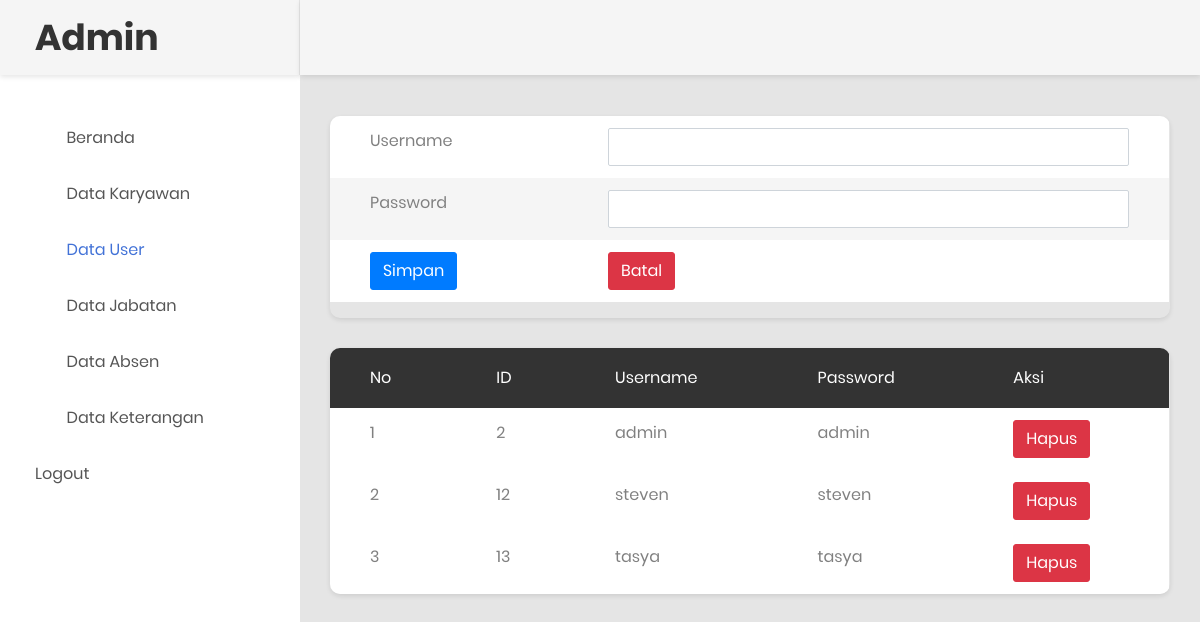
Page /datauser.php (signed in) on the committed database.
### tables this page shows
CREATE TABLE `tb_user` (
  `id` int(11) NOT NULL,
  `username` varchar(255) NOT NULL,
  `password` varchar(255) NOT NULL
);

### datauser.php (the view, shortened to what this page needs)
<!DOCTYPE html>
<html lang="en">
<head>
    <link rel="stylesheet" href="https://maxcdn.bootstrapcdn.com/bootstrap/4.5.2/css/bootstrap.min.css">
    <link rel="stylesheet" type="text/css" href="css/bootstrap.css" media="all">
    <link href="css/font-face.css" rel="stylesheet" media="all">
    <link href="vendor/font-awesome-4.7/css/font-awesome.min.css" rel="stylesheet" media="all">
    <link href="vendor/font-awesome-5/css/fontawesome-all.min.css" rel="stylesheet" media="all">
    <link href="vendor/mdi-font/css/material-design-iconic-font.min.css" rel="stylesheet" media="all">
    <link href="vendor/bootstrap-4.1/bootstrap.min.css" rel="stylesheet" media="all">
    <link href="vendor/animsition/animsition.min.css" rel="stylesheet" media="all">
    <link href="vendor/bootstrap-progressbar/bootstrap-progressbar-3.3.4.min.css" rel="stylesheet" media="all">
    <link href="vendor/wow/animate.css" rel="stylesheet" media="all">
    <link href="vendor/css-hamburgers/hamburgers.min.css" rel="stylesheet" media="all">
    <link href="vendor/slick/slick.css" rel="stylesheet" media="all">
    <link href="vendor/select2/select2.min.css" rel="stylesheet" media="all">
    <link href="vendor/perfect-scrollbar/perfect-scrollbar.css" rel="stylesheet" media="all">
    <link href="css/theme.css" rel="stylesheet" media="all">
</head>
<body class="animsition">
    <div class="page-wrapper">
        <aside class="menu-sidebar d-none d-lg-block">
            <div class="logo">
                <a href="#">
                    <h1>Admin</h1>
                </a>
            </div>
            <div class="menu-sidebar__content js-scrollbar1">
                <nav class="navbar-sidebar">
                    <ul class="list-unstyled navbar__list">
                        <li>
                            <a class="js-arrow" href="admin.php">
                                <i class="fas fa-tachometer-alt"></i>Beranda</a>
                        </li>
                        <li>
                            <a href="datakaryawan.php">
                                <i class="fas fa-chart-bar"></i>Data Karyawan</a>
                        </li>
                        <li  class="active has-sub">
                            <a href="datause.php">
                                <i class="fas fa-table"></i>Data User</a>
                        </li>
                        <li>
                            <a href="datajabatan.php">
                                <i class="far fa-check-square"></i>Data Jabatan</a>
                        </li>
                        <li>
                            <a href="data_absen.php">
                                <i class="fas fa-calendar-alt"></i>Data Absen</a>
                        </li>
                        <li>
                            <a href="data_keterangan.php">
                                <i class="fas fa-table"></i>Data Keterangan
                            </a>
                        </li>
                        <li>
                            <a href="logout.php">Logout</a>
                        </li>
                    </ul>
                </nav>
            </div>
        </aside>
        <div class="page-container">
            <header class="header-desktop">
            </header>
            <div class="main-content">
                <div class="section__content section__content--p30">
                    <div class="container-fluid">
                        <div class="row">
                           <div class="table-responsive table--no-card m-b-30">
                            <form action="admin/admin_save.php" method="post">
                                <div class="form-group">
                                <table class="table table-borderless table-striped table-earning" >
                                        <tbody>
                                            <tr>
                                                <td>Username</td>
                                                <td>
                                                <input type="text" class="form-control" name="username" autocomplete="off">
                                            </td>
                                            </tr>
                                            <tr>
                                                <td>Password</td>
                                                <td>
                                                <input type="text" class="form-control" name="password" autocomplete="off">
                                            </td>
                                            </tr>
                                            <tr>
                                                <td><button type="submit" name="simpan" class="btn btn-primary">Simpan</button></td>
                                                <td><input type="reset" name="" value="Batal" class="btn btn-danger"></td>
                                            </tr>
                                      </tbody>
                                    </table>
                                        </div>
                            </form>
                                </div>
                        </div>
                        <div class="row">
                                <div class="table-responsive table--no-card m-b-30">
                                    <table class="table table-borderless table-striped table-earning">
                                        <thead>
                                            <tr>
                                                <th>No</th>
                                                <th>ID</th>
                                                <th>Username</th>
                                                <th>Password</th>
                                                <th>Aksi</th>
                                            </tr>
                                        </thead>
                                        <?php
                                            include 'koneksi.php';
                                            $sql = "SELECT * FROM tb_user";
                                            $query = mysqli_query($koneksi, $sql);
                                            $no = 1;
                                            while ($row = mysqli_fetch_array($query)) {
                                         ?>
                                        <tbody>
                                            <tr>
                                                <td><?php echo $no ?></td>
                                                <td><?php echo $row['id']; ?></td>
                                                <td><?php echo $row['username']; ?></td>
                                                <td><?php echo $row['password']; ?></td>
                                                <td> <a href="admin/admin_hapus.php?id=<?php echo $row['id']; ?>"><button class="btn btn-danger" onclick="return confirm('yakin ingin dihapus?');">Hapus</button></a></td>
                                            </tr>
                                           <?php
                                           $no++;
                                       }
                                            ?>
                                        </tbody>
                                    </table>
                                </div>
                            </div>
                </div>
            </div>
        </div>
    </div>
</body>
</html>

### rows in the picture
tb_user: id "2", username "admin", password "admin"
tb_user: id "12", username "steven", password "steven"
tb_user: id "13", username "tasya", password "tasya"
